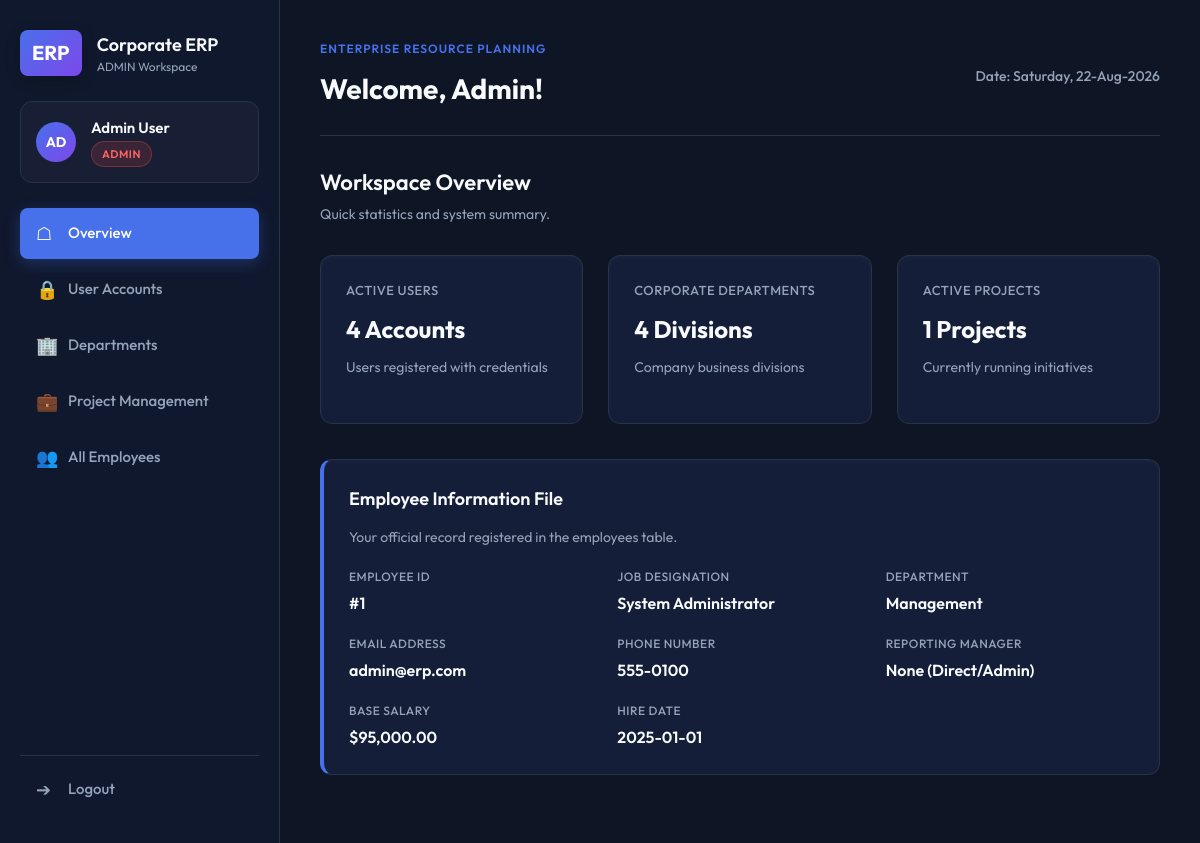
/dashboard.php (signed in), run on the app's committed database.
### tables this page shows
CREATE TABLE employees (
    employee_id INT AUTO_INCREMENT PRIMARY KEY,
    first_name VARCHAR(50) NOT NULL,
    last_name VARCHAR(50) NOT NULL,
    email VARCHAR(100) UNIQUE NOT NULL,
    phone VARCHAR(15) UNIQUE NOT NULL,
    gender ENUM('MALE', 'FEMALE', 'OTHER') NULL,
    address VARCHAR(255) NULL,
    hire_date DATE NOT NULL,
    designation VARCHAR(100) NOT NULL,
    salary DECIMAL(10,2) NOT NULL,
    department_id INT NOT NULL,  
    manager_id INT NULL,  
    employment_status ENUM('ACTIVE', 'INACTIVE', 'RESIGNED') DEFAULT 'ACTIVE',
    created_at TIMESTAMP DEFAULT CURRENT_TIMESTAMP,
    CONSTRAINT chk_salary CHECK (salary >= 0),
    FOREIGN KEY (department_id) REFERENCES departments(department_id),
    FOREIGN KEY (manager_id) REFERENCES employees(employee_id) ON DELETE SET NULL
);

CREATE TABLE departments (
    department_id INT AUTO_INCREMENT PRIMARY KEY,
    department_name VARCHAR(100) UNIQUE NOT NULL,
    description VARCHAR(255) NULL,
    location VARCHAR(100) NULL,
    manager_id INT NULL,  
    created_at TIMESTAMP DEFAULT CURRENT_TIMESTAMP
);

### dashboard.php (the view, shortened to what this page needs)
<?php
require_once "db.php";
$username = $_SESSION["username"];
$role = $_SESSION["role"];
$employee_id = $_SESSION["employee_id"];
$emp_details = null;
if (!empty($employee_id)) {
    $stmt = $conn->prepare("SELECT e.*, d.department_name, m.first_name as mgr_first, m.last_name as mgr_last
                            FROM employees e
                            LEFT JOIN departments d ON e.department_id = d.department_id
                            LEFT JOIN employees m ON e.manager_id = m.employee_id
                            WHERE e.employee_id = ?");
    $stmt->bind_param("i", $employee_id);
    $stmt->execute();
    $emp_details = $stmt->get_result()->fetch_assoc();
}
?>
<!DOCTYPE html>
<html lang="en">
<head>
    <link rel="stylesheet" href="style.css">
</head>
<body>
    <div class="dashboard-layout">
        <aside class="sidebar">
            <div class="brand">
                <div class="brand-mark">ERP</div>
                <div>
                    <p class="brand-name">Corporate ERP</p>
                    <p class="brand-subtitle"><?php echo htmlspecialchars($role); ?> Workspace</p>
                </div>
            </div>
            <div class="sidebar-user">
                <div class="user-avatar"><?php echo strtoupper(substr($username, 0, 2)); ?></div>
                <div class="user-info">
                    <p class="user-fullname"><?php echo htmlspecialchars($emp_details ? ($emp_details["first_name"] . " " . $emp_details["last_name"]) : $username); ?></p>
                    <span class="badge role-badge <?php echo strtolower($role); ?>-badge"><?php echo $role; ?></span>
                </div>
            </div>
            <nav class="menu">
                <a href="#" class="menu-item active" data-tab="overview">
                    <span class="icon">☖</span> Overview
                </a>
                <?php if ($role === "ADMIN"): ?>
                    <a href="#" class="menu-item" data-tab="admin-users">
                        <span class="icon">🔒</span> User Accounts
                    </a>
                    <a href="#" class="menu-item" data-tab="admin-departments">
                        <span class="icon">🏢</span> Departments
                    </a>
                    <a href="#" class="menu-item" data-tab="admin-projects">
                        <span class="icon">💼</span> Project Management
                    </a>
                    <a href="#" class="menu-item" data-tab="admin-employees">
                        <span class="icon">👥</span> All Employees
                    </a>
                <?php endif; ?>
                <a href="logout.php" class="menu-item logout-item">
                    <span class="icon">➔</span> Logout
                </a>
            </nav>
        </aside>
        <main class="dashboard-main">
            <header class="topbar">
                <div>
                    <p class="eyebrow">Enterprise Resource Planning</p>
                    <h1>Welcome, <?php echo htmlspecialchars($emp_details ? $emp_details["first_name"] : $username); ?>!</h1>
                </div>
                <div class="topbar-actions">
                    <span class="server-time">Date: <?php echo date("l, d-M-Y"); ?></span>
                </div>
            </header>
            <section id="overview" class="tab-content active">
                <div class="section-header">
                    <h2>Workspace Overview</h2>
                    <p>Quick statistics and system summary.</p>
                </div>
                <div class="stats-grid">
                    <?php if ($role === "ADMIN"): ?>
                        <div class="stat-card">
                            <p class="stat-label">Active Users</p>
                            <?php
                            $usersCount = $conn->query("SELECT COUNT(*) as cnt FROM users WHERE account_status = 'ACTIVE'")->fetch_assoc()["cnt"];
                            ?>
                            <h3><?php echo $usersCount; ?> Accounts</h3>
                            <p class="sub-text">Users registered with credentials</p>
                        </div>
                        <div class="stat-card">
                            <p class="stat-label">Corporate Departments</p>
                            <?php
                            $deptCount = $conn->query("SELECT COUNT(*) as cnt FROM departments")->fetch_assoc()["cnt"];
                            ?>
                            <h3><?php echo $deptCount; ?> Divisions</h3>
                            <p class="sub-text">Company business divisions</p>
                        </div>
                        <div class="stat-card">
                            <p class="stat-label">Active Projects</p>
                            <?php
                            $projCount = $conn->query("SELECT COUNT(*) as cnt FROM projects WHERE status = 'ACTIVE'")->fetch_assoc()["cnt"];
                            ?>
                            <h3><?php echo $projCount; ?> Projects</h3>
                            <p class="sub-text">Currently running initiatives</p>
                        </div>
                    <?php endif; ?>
                </div>
                <?php if ($emp_details): ?>
                    <div class="profile-card content-panel">
                        <div class="profile-header">
                            <div>
                                <h3>Employee Information File</h3>
                                <p class="sub-text">Your official record registered in the employees table.</p>
                            </div>
                        </div>
                        <div class="profile-details">
                            <div class="detail-group">
                                <span class="detail-lbl">Employee ID</span>
                                <span class="detail-val">#<?php echo $emp_details["employee_id"]; ?></span>
                            </div>
                            <div class="detail-group">
                                <span class="detail-lbl">Job Designation</span>
                                <span class="detail-val"><?php echo htmlspecialchars($emp_details["designation"]); ?></span>
                            </div>
                            <div class="detail-group">
                                <span class="detail-lbl">Department</span>
                                <span class="detail-val"><?php echo htmlspecialchars($emp_details["department_name"] ?? "Not Assigned"); ?></span>
                            </div>
                            <div class="detail-group">
                                <span class="detail-lbl">Email Address</span>
                                <span class="detail-val"><?php echo htmlspecialchars($emp_details["email"]); ?></span>
                            </div>
                            <div class="detail-group">
                                <span class="detail-lbl">Phone Number</span>
                                <span class="detail-val"><?php echo htmlspecialchars($emp_details["phone"]); ?></span>
                            </div>
                            <div class="detail-group">
                                <span class="detail-lbl">Reporting Manager</span>
                                <span class="detail-val"><?php echo $emp_details["manager_id"] ? htmlspecialchars($emp_details["mgr_first"] . " " . $emp_details["mgr_last"]) : "None (Direct/Admin)"; ?></span>
                            </div>
                            <div class="detail-group">
                                <span class="detail-lbl">Base Salary</span>
                                <span class="detail-val">$<?php echo number_format($emp_details["salary"], 2); ?></span>
                            </div>
                            <div class="detail-group">
                                <span class="detail-lbl">Hire Date</span>
                                <span class="detail-val"><?php echo $emp_details["hire_date"]; ?></span>
                            </div>
                        </div>
                    </div>
                <?php endif; ?>
            </section>
        </main>
    </div>
</body>
</html>

### data on the page
employees: first_name+last_name "Admin User", first_name "Admin", employee_id "1", designation "System Administrator", department.department_name "Management", email "admin@erp.com", phone "555-0100", salary "95,000.00", hire_date "2025-01-01"

### other printed values
$role "ADMIN"
substr($username, 0, 2) "AD"
$usersCount "4"
$deptCount "4"
$projCount "1"
